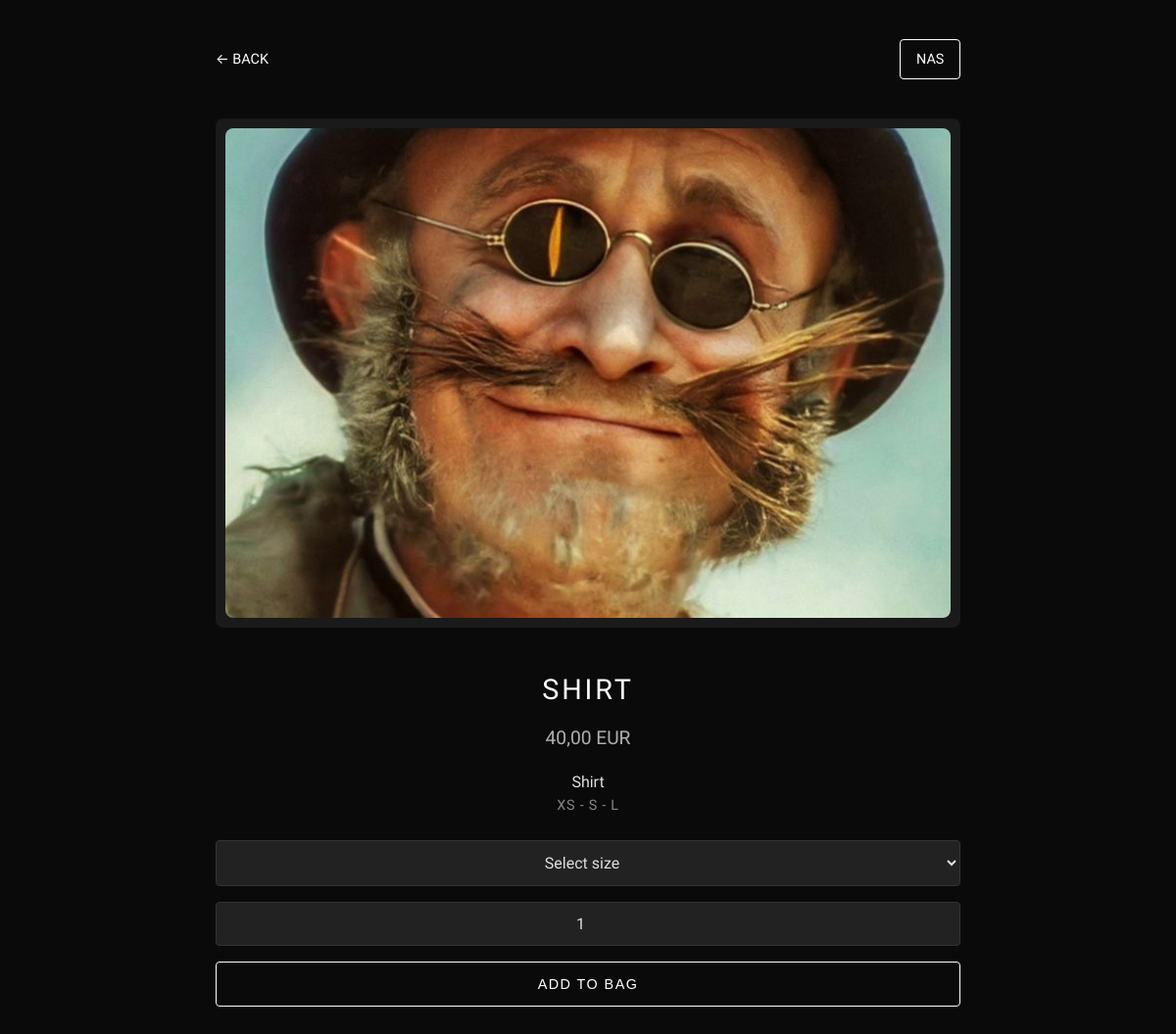
Page /products/4/ (signed in) on the committed database.
### apps/users/models.py (models this page shows, shortened)
class User(AbstractUser):
    email = models.EmailField(unique=True)
    USERNAME_FIELD = 'email'
    REQUIRED_FIELDS = ['username']

### apps/products/models.py (models this page shows, shortened)
class ProductImage(models.Model):
    product = models.ForeignKey('Product', on_delete=models.CASCADE, related_name='images')
    image = CloudinaryField('image')
    alt_text = models.CharField(max_length=255, blank=True)

class Product(models.Model):
    title = models.CharField(max_length=255)
    description = models.TextField()
    price = models.DecimalField(max_digits=10, decimal_places=2)
    image = models.ImageField(upload_to='products/', blank=True, null=True)  # ← просто хранение локально
    category = models.ForeignKey('Category', on_delete=models.CASCADE, related_name='products')
    size_string = models.CharField(max_length=100, help_text="Comma-separated sizes like: S,M,L")
    stock = models.PositiveIntegerField()
    is_active = models.BooleanField(default=True)
    created_at = models.DateTimeField(auto_now_add=True)

class ProductSize(models.Model):
    product = models.ForeignKey(
        Product,
        related_name='size_variants',  # ← новое имя
        on_delete=models.CASCADE
    )
    size = models.CharField(
        max_length=10,
        choices=[('XXS', 'XXS'), ('XS', 'XS'), ('S', 'S'),
                 ('M', 'M'), ('L', 'L'), ('XL', 'XL'), ('XXL', 'XXL')]
    )
    stock = models.PositiveIntegerField(default=0)

### apps/products/views.py (the view)
# urls.py: path('<int:pk>/', product_detail, name='product_detail'),
def product_detail(request, pk):
    product = get_object_or_404(Product, pk=pk)
    return render(request, 'products/product_detail.html', {'product': product})

### templates/products/product_detail.html (shortened to what this page needs)
{% load static %}
<!DOCTYPE html>
<html lang="ru">
<head>
</head>
<body onload="document.body.classList.add('loaded')">
  <div class="header-buttons">
    <a href="{% url 'product_list' %}" class="back-button">← BACK</a>
    {% if request.user.is_authenticated %}
      <div class="profile-button">
        <a href="{% url 'profile' %}">{{ request.user.username }}</a>
      </div>
    {% endif %}
  </div>
  <div class="slider-container">
    {% for img in product.images.all %}
      <img src="{{ img.image.url }}" alt="{{ product.title }}" onerror="this.src='{% static 'img/placeholder.jpg' %}'">
    {% empty %}
      <img src="{% static 'img/placeholder.jpg' %}" alt="Нет изображения">
    {% endfor %}
  </div>
  <div class="product-info">
    <h1>{{ product.title }}</h1>
    <p class="price">{{ product.price }} EUR</p>
    <div class="product-description">{{ product.description }}</div>
    <p class="product-sizes">
      {% for size in product.size_variants.all %}
        {{ size.size }}{% if not forloop.last %} - {% endif %}
      {% endfor %}
    </p>
    <form id="add-to-cart-form">
      {% if product.size_variants.all %}
        <select name="size" id="size-select" required>
          <option value="" disabled selected>Select size</option>
        </select>
      {% endif %}
      <input type="number" id="quantity" name="quantity" value="1" min="1" max="1">
      <button type="submit" class="add-to-cart">ADD TO BAG</button>
    </form>
  </div>
</body>
</html>

### templates/products/product_detail.html (style rules this page uses)
* { margin: 0; padding: 0; box-sizing: border-box; }
body { background: #0A0A0A; color: #E0E0E0; font-family: 'Helvetica Neue', -apple-system, BlinkMacSystemFont, 'Segoe UI', Roboto, Arial, sans-serif; margin: 0; padding: 0 20px; max-width: 800px; margin-inline: auto; min-height: 100vh; line-height: 1.6; opacity: 0; transition: opacity 1s cubic-bezier(0.4, 0, 0.2, 1); }
body.loaded { opacity: 1; }
.header-buttons { display: flex; justify-content: space-between; align-items: center; margin: 40px 0; }
.back-button { font-size: 0.9rem; font-weight: 400; text-transform: uppercase; text-decoration: none; color: #FFFFFF; transition: opacity 0.3s ease, transform 0.3s cubic-bezier(0.4, 0, 0.2, 1); will-change: opacity, transform; }
.profile-button { font-size: 0.9rem; font-weight: 400; text-transform: uppercase; text-decoration: none; color: #FFFFFF; border: 1px solid #FFFFFF; padding: 8px 16px; border-radius: 4px; transition: opacity 0.3s ease, transform 0.3s cubic-bezier(0.4, 0, 0.2, 1), background 0.4s ease, box-shadow 0.4s ease; will-change: opacity, transform, background, box-shadow; background: rgba(10, 10, 10, 0.7); }
.profile-button a { color: inherit; text-decoration: none; }
.slider-container { display: flex; overflow-x: auto; scroll-snap-type: x mandatory; gap: 20px; -webkit-overflow-scrolling: touch; margin-top: 20px; border-radius: 8px; background: #1A1A1A; padding: 10px; animation: fadeInUp 1s cubic-bezier(0.4, 0, 0.2, 1) forwards; }
.slider-container img { width: 100%; max-height: 500px; flex-shrink: 0; scroll-snap-align: center; object-fit: cover; border-radius: 8px; transition: opacity 0.4s ease, transform 0.4s cubic-bezier(0.4, 0, 0.2, 1); will-change: opacity, transform; }
.product-info { text-align: center; padding: 40px 0; animation: fadeInUp 1.2s cubic-bezier(0.4, 0, 0.2, 1) forwards; opacity: 0; transform: translateY(20px); }
.product-info h1 { font-size: 1.8rem; font-weight: 400; letter-spacing: 0.1em; text-transform: uppercase; color: #FFFFFF; margin-bottom: 12px; }
.price { font-size: 1.2rem; color: #B0B0B0; margin-bottom: 16px; }
.product-sizes { font-size: 0.9rem; text-transform: uppercase; letter-spacing: 0.05em; color: #888; margin-bottom: 24px; }
select, input[type="number"] { font-family: inherit; background: #222222; color: #E0E0E0; border: 1px solid #333; padding: 12px; font-size: 1rem; width: 100%; margin-bottom: 16px; box-sizing: border-box; text-align: center; border-radius: 4px; transition: border-color 0.4s cubic-bezier(0.4, 0, 0.2, 1); will-change: border-color; }
.add-to-cart { width: 100%; padding: 14px; font-size: 0.9rem; font-weight: 400; letter-spacing: 0.1em; background: transparent; border: 1px solid #FFFFFF; color: #FFFFFF; cursor: pointer; text-transform: uppercase; border-radius: 4px; transition: all 0.4s cubic-bezier(0.4, 0, 0.2, 1); will-change: background, color, transform; }

### rows in the picture
User: user.username "NAS"
Product: title "SHIRT", price "40,00", description "Shirt"
ProductSize: size "XS"
ProductSize: size "S"
ProductSize: size "L"
